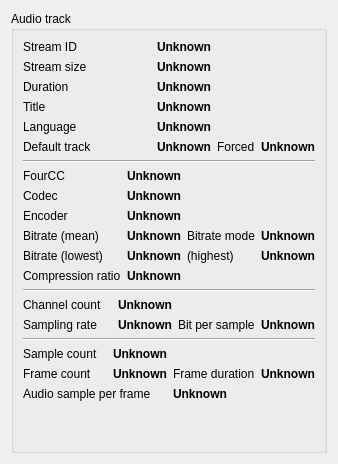
      <widget class="QWidget" name="tab_audio">
       <attribute name="icon">
        <iconset resource="../resources/resources.qrc">
         <normaloff>:/icons/icons/audio-x-wav.svg</normaloff>:/icons/icons/audio-x-wav.svg</iconset>
       </attribute>
       <attribute name="title">
        <string>Audio track(s)</string>
       </attribute>
       <layout class="QVBoxLayout" name="verticalLayout_3">
        <item>
         <widget class="QGroupBox" name="groupBox_tab_audio">
          <property name="title">
           <string>Audio track</string>
          </property>
          <layout class="QGridLayout" name="gridLayout_14">
           <item row="9" column="0">
            <spacer name="verticalSpacer_6">
             <property name="orientation">
              <enum>Qt::Vertical</enum>
             </property>
             <property name="sizeHint" stdset="0">
              <size>
               <width>20</width>
               <height>40</height>
              </size>
             </property>
            </spacer>
           </item>
           <item row="0" column="0">
            <layout class="QGridLayout" name="gridLayout_7">
             <item row="1" column="0">
              <widget class="QLabel" name="label_25">
               <property name="text">
                <string>Stream size</string>
               </property>
              </widget>
             </item>
             <item row="4" column="0">
              <widget class="QLabel" name="label_26">
               <property name="text">
                <string>Language</string>
               </property>
              </widget>
             </item>
             <item row="5" column="0">
              <widget class="QLabel" name="label_31">
               <property name="text">
                <string>Default track</string>
               </property>
              </widget>
             </item>
             <item row="5" column="2">
              <widget class="QLabel" name="label_32">
               <property name="maximumSize">
                <size>
                 <width>100</width>
                 <height>16777215</height>
                </size>
               </property>
               <property name="text">
                <string>Forced</string>
               </property>
              </widget>
             </item>
             <item row="2" column="0">
              <widget class="QLabel" name="label_28">
               <property name="text">
                <string>Duration</string>
               </property>
              </widget>
             </item>
             <item row="3" column="0">
              <widget class="QLabel" name="label_64">
               <property name="text">
                <string>Title</string>
               </property>
              </widget>
             </item>
             <item row="5" column="1">
              <widget class="QLabel" name="label_audio_lng_3">
               <property name="font">
                <font>
                 <weight>75</weight>
                 <bold>true</bold>
                </font>
               </property>
               <property name="text">
                <string>Unknown</string>
               </property>
               <property name="textInteractionFlags">
                <set>Qt::LinksAccessibleByMouse|Qt::TextSelectableByKeyboard|Qt::TextSelectableByMouse</set>
               </property>
              </widget>
             </item>
             <item row="0" column="0">
              <widget class="QLabel" name="label_27">
               <property name="sizePolicy">
                <sizepolicy hsizetype="MinimumExpanding" vsizetype="Preferred">
                 <horstretch>0</horstretch>
                 <verstretch>0</verstretch>
                </sizepolicy>
               </property>
               <property name="maximumSize">
                <size>
                 <width>140</width>
                 <height>16777215</height>
                </size>
               </property>
               <property name="text">
                <string>Stream ID</string>
               </property>
              </widget>
             </item>
             <item row="5" column="3">
              <widget class="QLabel" name="label_audio_lng_4">
               <property name="maximumSize">
                <size>
                 <width>100</width>
                 <height>16777215</height>
                </size>
               </property>
               <property name="font">
                <font>
                 <weight>75</weight>
                 <bold>true</bold>
                </font>
               </property>
               <property name="text">
                <string>Unknown</string>
               </property>
               <property name="textInteractionFlags">
                <set>Qt::LinksAccessibleByMouse|Qt::TextSelectableByKeyboard|Qt::TextSelectableByMouse</set>
               </property>
              </widget>
             </item>
             <item row="0" column="1" colspan="3">
              <widget class="QLabel" name="label_audio_id">
               <property name="font">
                <font>
                 <weight>75</weight>
                 <bold>true</bold>
                </font>
               </property>
               <property name="text">
                <string>Unknown</string>
               </property>
               <property name="textInteractionFlags">
                <set>Qt::LinksAccessibleByMouse|Qt::TextSelectableByKeyboard|Qt::TextSelectableByMouse</set>
               </property>
              </widget>
             </item>
             <item row="1" column="1" colspan="3">
              <widget class="QLabel" name="label_audio_size_2">
               <property name="font">
                <font>
                 <weight>75</weight>
                 <bold>true</bold>
                </font>
               </property>
               <property name="text">
                <string>Unknown</string>
               </property>
               <property name="textInteractionFlags">
                <set>Qt::LinksAccessibleByMouse|Qt::TextSelectableByKeyboard|Qt::TextSelectableByMouse</set>
               </property>
              </widget>
             </item>
             <item row="2" column="1" colspan="3">
              <widget class="QLabel" name="label_audio_duration_2">
               <property name="font">
                <font>
                 <weight>75</weight>
                 <bold>true</bold>
                </font>
               </property>
               <property name="text">
                <string>Unknown</string>
               </property>
               <property name="textInteractionFlags">
                <set>Qt::LinksAccessibleByMouse|Qt::TextSelectableByKeyboard|Qt::TextSelectableByMouse</set>
               </property>
              </widget>
             </item>
             <item row="3" column="1" colspan="3">
              <widget class="QLabel" name="label_audio_title">
               <property name="font">
                <font>
                 <weight>75</weight>
                 <bold>true</bold>
                </font>
               </property>
               <property name="text">
                <string>Unknown</string>
               </property>
               <property name="textInteractionFlags">
                <set>Qt::LinksAccessibleByMouse|Qt::TextSelectableByKeyboard|Qt::TextSelectableByMouse</set>
               </property>
              </widget>
             </item>
             <item row="4" column="1" colspan="3">
              <widget class="QLabel" name="label_audio_lng_2">
               <property name="font">
                <font>
                 <weight>75</weight>
                 <bold>true</bold>
                </font>
               </property>
               <property name="text">
                <string>Unknown</string>
               </property>
               <property name="textInteractionFlags">
                <set>Qt::LinksAccessibleByMouse|Qt::TextSelectableByKeyboard|Qt::TextSelectableByMouse</set>
               </property>
              </widget>
             </item>
            </layout>
           </item>
           <item row="1" column="0">
            <widget class="Line" name="line">
             <property name="orientation">
              <enum>Qt::Horizontal</enum>
             </property>
            </widget>
           </item>
           <item row="3" column="0">
            <widget class="Line" name="line_2">
             <property name="orientation">
              <enum>Qt::Horizontal</enum>
             </property>
            </widget>
           </item>
           <item row="2" column="0">
            <layout class="QGridLayout" name="gridLayout_10">
             <item row="0" column="0">
              <widget class="QLabel" name="label_12">
               <property name="sizePolicy">
                <sizepolicy hsizetype="MinimumExpanding" vsizetype="Preferred">
                 <horstretch>0</horstretch>
                 <verstretch>0</verstretch>
                </sizepolicy>
               </property>
               <property name="maximumSize">
                <size>
                 <width>140</width>
                 <height>16777215</height>
                </size>
               </property>
               <property name="text">
                <string>FourCC</string>
               </property>
              </widget>
             </item>
             <item row="2" column="0">
              <widget class="QLabel" name="label_61">
               <property name="text">
                <string>Encoder</string>
               </property>
              </widget>
             </item>
             <item row="4" column="2">
              <widget class="QLabel" name="label_74">
               <property name="text">
                <string>(highest)</string>
               </property>
              </widget>
             </item>
             <item row="4" column="1">
              <widget class="QLabel" name="label_audio_bitrate_lowest">
               <property name="font">
                <font>
                 <weight>75</weight>
                 <bold>true</bold>
                </font>
               </property>
               <property name="text">
                <string>Unknown</string>
               </property>
               <property name="textInteractionFlags">
                <set>Qt::LinksAccessibleByMouse|Qt::TextSelectableByKeyboard|Qt::TextSelectableByMouse</set>
               </property>
              </widget>
             </item>
             <item row="4" column="0">
              <widget class="QLabel" name="label_73">
               <property name="text">
                <string>Bitrate (lowest)</string>
               </property>
              </widget>
             </item>
             <item row="1" column="0">
              <widget class="QLabel" name="label_23">
               <property name="text">
                <string>Codec</string>
               </property>
              </widget>
             </item>
             <item row="4" column="3">
              <widget class="QLabel" name="label_audio_bitrate_high">
               <property name="maximumSize">
                <size>
                 <width>100</width>
                 <height>16777215</height>
                </size>
               </property>
               <property name="font">
                <font>
                 <weight>75</weight>
                 <bold>true</bold>
                </font>
               </property>
               <property name="text">
                <string>Unknown</string>
               </property>
               <property name="textInteractionFlags">
                <set>Qt::LinksAccessibleByMouse|Qt::TextSelectableByKeyboard|Qt::TextSelectableByMouse</set>
               </property>
              </widget>
             </item>
             <item row="1" column="1" colspan="3">
              <widget class="QLabel" name="label_audio_codec_2">
               <property name="font">
                <font>
                 <weight>75</weight>
                 <bold>true</bold>
                </font>
               </property>
               <property name="text">
                <string>Unknown</string>
               </property>
               <property name="textInteractionFlags">
                <set>Qt::LinksAccessibleByMouse|Qt::TextSelectableByKeyboard|Qt::TextSelectableByMouse</set>
               </property>
              </widget>
             </item>
             <item row="2" column="1" colspan="3">
              <widget class="QLabel" name="label_audio_encoder">
               <property name="font">
                <font>
                 <weight>75</weight>
                 <bold>true</bold>
                </font>
               </property>
               <property name="text">
                <string>Unknown</string>
               </property>
               <property name="textInteractionFlags">
                <set>Qt::LinksAccessibleByMouse|Qt::TextSelectableByKeyboard|Qt::TextSelectableByMouse</set>
               </property>
              </widget>
             </item>
             <item row="3" column="3">
              <widget class="QLabel" name="label_audio_bitratemode_2">
               <property name="font">
                <font>
                 <weight>75</weight>
                 <bold>true</bold>
                </font>
               </property>
               <property name="text">
                <string>Unknown</string>
               </property>
               <property name="textInteractionFlags">
                <set>Qt::LinksAccessibleByMouse|Qt::TextSelectableByKeyboard|Qt::TextSelectableByMouse</set>
               </property>
              </widget>
             </item>
             <item row="3" column="2">
              <widget class="QLabel" name="label_75">
               <property name="maximumSize">
                <size>
                 <width>140</width>
                 <height>16777215</height>
                </size>
               </property>
               <property name="text">
                <string>Bitrate mode</string>
               </property>
              </widget>
             </item>
             <item row="3" column="1">
              <widget class="QLabel" name="label_audio_bitrate_gross">
               <property name="font">
                <font>
                 <weight>75</weight>
                 <bold>true</bold>
                </font>
               </property>
               <property name="text">
                <string>Unknown</string>
               </property>
               <property name="textInteractionFlags">
                <set>Qt::LinksAccessibleByMouse|Qt::TextSelectableByKeyboard|Qt::TextSelectableByMouse</set>
               </property>
              </widget>
             </item>
             <item row="3" column="0">
              <widget class="QLabel" name="label_13">
               <property name="text">
                <string>Bitrate (mean)</string>
               </property>
              </widget>
             </item>
             <item row="5" column="0">
              <widget class="QLabel" name="label_16">
               <property name="text">
                <string>Compression ratio</string>
               </property>
              </widget>
             </item>
             <item row="5" column="1" colspan="3">
              <widget class="QLabel" name="label_audio_compression_ratio">
               <property name="font">
                <font>
                 <weight>75</weight>
                 <bold>true</bold>
                </font>
               </property>
               <property name="text">
                <string>Unknown</string>
               </property>
               <property name="textInteractionFlags">
                <set>Qt::LinksAccessibleByMouse|Qt::TextSelectableByKeyboard|Qt::TextSelectableByMouse</set>
               </property>
              </widget>
             </item>
             <item row="0" column="1" colspan="3">
              <widget class="QLabel" name="label_audio_fcc">
               <property name="font">
                <font>
                 <weight>75</weight>
                 <bold>true</bold>
                </font>
               </property>
               <property name="text">
                <string>Unknown</string>
               </property>
               <property name="textInteractionFlags">
                <set>Qt::LinksAccessibleByMouse|Qt::TextSelectableByKeyboard|Qt::TextSelectableByMouse</set>
               </property>
              </widget>
             </item>
            </layout>
           </item>
           <item row="4" column="0">
            <layout class="QGridLayout" name="gridLayout_11">
             <item row="1" column="0">
              <widget class="QLabel" name="label_44">
               <property name="text">
                <string>Sampling rate</string>
               </property>
              </widget>
             </item>
             <item row="0" column="0">
              <widget class="QLabel" name="label_49">
               <property name="sizePolicy">
                <sizepolicy hsizetype="MinimumExpanding" vsizetype="Preferred">
                 <horstretch>0</horstretch>
                 <verstretch>0</verstretch>
                </sizepolicy>
               </property>
               <property name="maximumSize">
                <size>
                 <width>140</width>
                 <height>16777215</height>
                </size>
               </property>
               <property name="text">
                <string>Channel count</string>
               </property>
              </widget>
             </item>
             <item row="0" column="1">
              <widget class="QLabel" name="label_audio_channels_2">
               <property name="font">
                <font>
                 <weight>75</weight>
                 <bold>true</bold>
                </font>
               </property>
               <property name="text">
                <string>Unknown</string>
               </property>
               <property name="textInteractionFlags">
                <set>Qt::LinksAccessibleByMouse|Qt::TextSelectableByKeyboard|Qt::TextSelectableByMouse</set>
               </property>
              </widget>
             </item>
             <item row="1" column="1">
              <widget class="QLabel" name="label_audio_samplingrate_2">
               <property name="font">
                <font>
                 <weight>75</weight>
                 <bold>true</bold>
                </font>
               </property>
               <property name="text">
                <string>Unknown</string>
               </property>
               <property name="textInteractionFlags">
                <set>Qt::LinksAccessibleByMouse|Qt::TextSelectableByKeyboard|Qt::TextSelectableByMouse</set>
               </property>
              </widget>
             </item>
             <item row="1" column="2">
              <widget class="QLabel" name="label_79">
               <property name="text">
                <string>Bit per sample</string>
               </property>
              </widget>
             </item>
             <item row="1" column="3">
              <widget class="QLabel" name="label_audio_bitpersample_2">
               <property name="font">
                <font>
                 <weight>75</weight>
                 <bold>true</bold>
                </font>
               </property>
               <property name="text">
                <string>Unknown</string>
               </property>
               <property name="textInteractionFlags">
                <set>Qt::LinksAccessibleByMouse|Qt::TextSelectableByKeyboard|Qt::TextSelectableByMouse</set>
               </property>
              </widget>
             </item>
            </layout>
           </item>
           <item row="5" column="0">
            <widget class="Line" name="line_6">
             <property name="orientation">
              <enum>Qt::Horizontal</enum>
             </property>
            </widget>
           </item>
           <item row="7" column="0">
            <layout class="QGridLayout" name="gridLayout_3">
             <item row="2" column="0" colspan="2">
              <widget class="QLabel" name="label_29">
               <property name="text">
                <string>Audio sample per frame</string>
               </property>
              </widget>
             </item>
             <item row="1" column="3">
              <widget class="QLabel" name="label_audio_frameduration">
               <property name="font">
                <font>
                 <weight>75</weight>
                 <bold>true</bold>
                </font>
               </property>
               <property name="text">
                <string>Unknown</string>
               </property>
               <property name="textInteractionFlags">
                <set>Qt::LinksAccessibleByMouse|Qt::TextSelectableByKeyboard|Qt::TextSelectableByMouse</set>
               </property>
              </widget>
             </item>
             <item row="0" column="0">
              <widget class="QLabel" name="label_15">
               <property name="sizePolicy">
                <sizepolicy hsizetype="MinimumExpanding" vsizetype="Preferred">
                 <horstretch>0</horstretch>
                 <verstretch>0</verstretch>
                </sizepolicy>
               </property>
               <property name="maximumSize">
                <size>
                 <width>140</width>
                 <height>16777215</height>
                </size>
               </property>
               <property name="text">
                <string>Sample count</string>
               </property>
              </widget>
             </item>
             <item row="1" column="2">
              <widget class="QLabel" name="label_40">
               <property name="text">
                <string>Frame duration</string>
               </property>
              </widget>
             </item>
             <item row="2" column="2" colspan="2">
              <widget class="QLabel" name="label_audio_sampleperframe">
               <property name="font">
                <font>
                 <weight>75</weight>
                 <bold>true</bold>
                </font>
               </property>
               <property name="text">
                <string>Unknown</string>
               </property>
               <property name="textInteractionFlags">
                <set>Qt::LinksAccessibleByMouse|Qt::TextSelectableByKeyboard|Qt::TextSelectableByMouse</set>
               </property>
              </widget>
             </item>
             <item row="0" column="1">
              <widget class="QLabel" name="label_audio_samplecount">
               <property name="font">
                <font>
                 <weight>75</weight>
                 <bold>true</bold>
                </font>
               </property>
               <property name="text">
                <string>Unknown</string>
               </property>
               <property name="textInteractionFlags">
                <set>Qt::LinksAccessibleByMouse|Qt::TextSelectableByKeyboard|Qt::TextSelectableByMouse</set>
               </property>
              </widget>
             </item>
             <item row="1" column="0">
              <widget class="QLabel" name="label_30">
               <property name="text">
                <string>Frame count</string>
               </property>
              </widget>
             </item>
             <item row="1" column="1">
              <widget class="QLabel" name="label_audio_framecount">
               <property name="font">
                <font>
                 <weight>75</weight>
                 <bold>true</bold>
                </font>
               </property>
               <property name="text">
                <string>Unknown</string>
               </property>
               <property name="textInteractionFlags">
                <set>Qt::LinksAccessibleByMouse|Qt::TextSelectableByKeyboard|Qt::TextSelectableByMouse</set>
               </property>
              </widget>
             </item>
            </layout>
           </item>
          </layout>
         </widget>
        </item>
       </layout>
      </widget>
